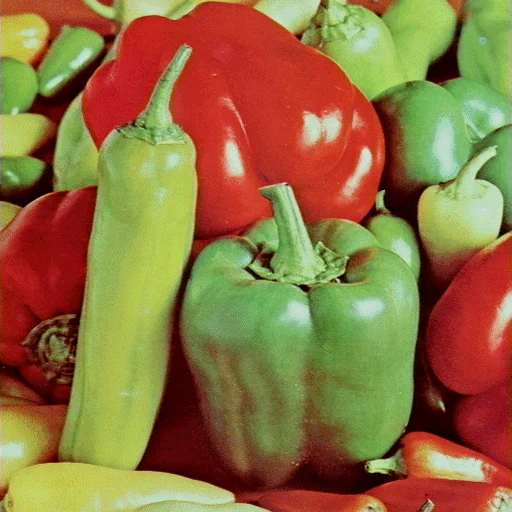
#> input picture images/Poivrons.jpeg, 512 x 512 px
$ python segmentation_auto.py
#> lines starting #> are read from the running program, lines starting #| are printed output that depends on the picture; after the words box and inside, x2 and y2 are one past the last pixel; in counts of white or black regions, pixels touching at a corner belong together
### segmentation_naive.py
import numpy as np
import matplotlib.pyplot as plt
from PIL import Image

IMAGE = "images/Poivrons.jpeg"
Q = 360        # nombre de classes de l'histogramme de teinte (1 classe = 1 degré)
SEUIL = 0.05   # écart maximal toléré (en fraction des pixels du morceau) pour dire "unimodal"
LARGEUR = 4    # largeur des classes des histogrammes de saturation et d'intensité
               # (S va de 0 à environ 208, I de 0 à 255 ; l'article ne précise pas ce choix).
               # Avec LARGEUR = 1, l'histogramme de saturation de Poivrons.jpeg est "en peigne"
               # (valeurs RGB irrégulières dans l'image) et on trouve beaucoup trop de modes.


# ==========================================================================
# 1. Passage de RGB à HSI
# ==========================================================================
def rgb_vers_hsi(image):
    # Formules de l'article :
    #   I = (R + G + B) / 3
    #   S = distance du point (R, G, B) à l'axe des gris
    #   H = angle autour de l'axe des gris
    # L'article écrit H avec arccos, qui ne donne qu'un angle entre 0 et 180 degrés.
    # On utilise arctan2 pour avoir le cercle entier (rouge = 0, vert = 120, bleu = 240).
    rgb = image.astype(np.float64)
    R, G, B = rgb[..., 0], rgb[..., 1], rgb[..., 2]
    I = (R + G + B) / 3
    S = np.sqrt((R - I) ** 2 + (G - I) ** 2 + (B - I) ** 2)
    H = np.degrees(np.arctan2(np.sqrt(3) * (G - B), 2 * R - G - B)) % 360
    return H, S, I


def pixels_colores(S, Q=Q):
    # Cylindre des gris de l'article : à la distance S de l'axe des gris, il y a au plus
    # 2*pi*S couleurs sur le cercle. Pour pouvoir découper la teinte en Q classes il faut
    # donc S > Q / (2*pi) (= 57,3 pour Q = 360). En dessous, la teinte n'a pas de sens.
    return S > Q / (2 * np.pi)


# ==========================================================================
# 2. Pool Adjacent Violators (estimateur de Grenander)
# ==========================================================================
def pav_decroissant(h):
    # Meilleure approximation décroissante de h.
    # On parcourt h de gauche à droite avec une pile de "blocs" (valeur, taille).
    # Si le dernier bloc est plus haut que celui d'avant, la décroissance est violée :
    # on fusionne les deux blocs et on prend leur moyenne. On recommence tant qu'il le faut.
    # Exemple : [5, 3, 4, 2] -> [5, 3.5, 3.5, 2]
    valeurs = []
    tailles = []
    for x in h:
        valeurs.append(float(x))
        tailles.append(1)
        while len(valeurs) > 1 and valeurs[-2] < valeurs[-1]:
            t = tailles[-2] + tailles[-1]
            v = (valeurs[-2] * tailles[-2] + valeurs[-1] * tailles[-1]) / t
            valeurs.pop()
            tailles.pop()
            valeurs[-1] = v
            tailles[-1] = t
    return np.repeat(valeurs, tailles)


def pav_croissant(h):
    # Même chose en croissant : on retourne h, on applique pav_decroissant, on retourne
    return pav_decroissant(np.asarray(h)[::-1])[::-1]


# [4 lines left out: function ajustement_unimodal, not called in this run]


def pics_candidats(h, nb=3):
    # Positions possibles du pic : les nb classes les plus hautes du morceau.
    # (l'article demande seulement qu'il EXISTE un c qui marche ; tester tous les c
    # serait trop long, et en pratique le bon c est près du maximum)
    return np.argsort(h)[::-1][:nb]


# ==========================================================================
# 3. Test d'unimodalité NAÏF (seuil réglé à la main)
# ==========================================================================
# [21 lines left out: functions ecart, est_unimodal_naif, not called in this run]


# ==========================================================================
# 4. Algorithme FTC (Fine To Coarse) de l'article
# ==========================================================================
def minima_locaux(h):
    # Indices des minima locaux de h (on prend le début et la fin des plateaux)
    m = []
    for i in range(1, len(h) - 1):
        if (h[i] < h[i - 1] and h[i] <= h[i + 1]) or (h[i] <= h[i - 1] and h[i] < h[i + 1]):
            m.append(i)
    return m


def ftc(h, est_unimodal, graine=0):
    # Entrée : histogramme h (L classes) et une fonction de test d'unimodalité.
    # Sortie : liste des bornes [0, b1, b2, ..., L] ; le morceau k est h[bornes[k]:bornes[k+1]].
    #
    # 1. On part de la segmentation la plus fine : tous les minima locaux + les deux bouts.
    # 2. On choisit au hasard deux morceaux voisins ; si leur union est unimodale, on les
    #    fusionne. On recommence jusqu'à ce qu'aucune paire ne puisse être fusionnée.
    # 3. Même chose avec des unions de j = 3, 4, ... morceaux voisins.
    #    (petite différence avec l'article : après une fusion à j >= 3, on revient à j = 2,
    #    pour être sûr que plus aucune union de morceaux voisins n'est unimodale)
    h = np.asarray(h, dtype=np.float64)
    L = len(h)
    bornes = [0] + minima_locaux(h) + [L]
    hasard = np.random.default_rng(graine)

    j = 2
    while j <= len(bornes) - 1:  # len(bornes) - 1 = nombre de morceaux
        fusion = False
        debuts = np.arange(len(bornes) - j)  # union des morceaux k, k+1, ..., k+j-1
        hasard.shuffle(debuts)
        for k in debuts:
            a, b = bornes[k], bornes[k + j]
            if est_unimodal(h[a:b]):
                bornes = bornes[:k + 1] + bornes[k + j:]  # on enlève les bornes intérieures
                fusion = True
                break
        if fusion:
            j = 2
        else:
            j += 1
    return bornes


def etiqueter(classes, bornes):
    # Numéro du morceau de chaque valeur : classes dans [bornes[k], bornes[k+1][ -> k
    return np.searchsorted(bornes, classes, side="right") - 1


def ftc_circulaire(h, est_unimodal):
    # L'histogramme de teinte est circulaire (359 degrés est à côté de 0 degré).
    # Astuce simple : on "coupe" le cercle à l'endroit où l'histogramme est le plus bas
    # (il n'y a sûrement pas de mode à cet endroit), on fait tourner h pour que cette
    # classe soit au début, et on applique le FTC normal.
    decalage = int(np.argmin(h))
    bornes = ftc(np.roll(h, -decalage), est_unimodal)
    return bornes, decalage


# ==========================================================================
# 5. Palette hiérarchique : teinte -> saturation -> intensité (algorithme ACoPa)
# ==========================================================================
def palette_acopa(image, est_unimodal, afficher=True, largeur=LARGEUR):
    # Renvoie :
    #   graines   : couleur moyenne (RGB) de chaque groupe final -> centres de départ de K-means
    #   effectifs : nombre de pixels de chaque groupe
    #   niveaux   : couleurs obtenues après la teinte, après la saturation, après l'intensité
    #               (pour dessiner la "palette hiérarchique" comme la figure 4(e) de l'article)
    #   infos     : histogramme de teinte et ses bornes (pour les figures)
    pixels = image.reshape(-1, 3).astype(np.float64)
    H, S, I = rgb_vers_hsi(image)
    H, S, I = H.ravel(), S.ravel(), I.ravel()

    classe_H = np.floor(H * Q / 360).astype(int) % Q
    NB_S = int(210 // largeur) + 1
    NB_I = int(256 // largeur) + 1
    classe_S = np.floor(S / largeur).astype(int)
    classe_I = np.floor(I / largeur).astype(int)

    # Étape 1 : FTC sur l'histogramme de teinte des pixels colorés
    colores = pixels_colores(S)
    h_teinte = np.bincount(classe_H[colores], minlength=Q)
    bornes_H, decalage = ftc_circulaire(h_teinte, est_unimodal)

    # Étape 2 : TOUS les pixels (gris compris) sont rattachés à un intervalle de teinte
    groupe_H = etiqueter((classe_H - decalage) % Q, bornes_H)

    graines, effectifs = [], []
    niveaux = {"teinte": [], "saturation": [], "intensite": []}
    for i in range(len(bornes_H) - 1):
        dans_i = groupe_H == i
        if dans_i.sum() == 0:
            continue
        niveaux["teinte"].append(pixels[dans_i].mean(axis=0))

        # Étape 3 : FTC sur l'histogramme de saturation des pixels de ce mode de teinte
        h_sat = np.bincount(classe_S[dans_i], minlength=NB_S)
        bornes_S = ftc(h_sat, est_unimodal)
        groupe_S = etiqueter(classe_S, bornes_S)

        for j in range(len(bornes_S) - 1):
            dans_ij = dans_i & (groupe_S == j)
            if dans_ij.sum() == 0:
                continue
            niveaux["saturation"].append(pixels[dans_ij].mean(axis=0))

            # Étape 4 : FTC sur l'histogramme d'intensité
            h_int = np.bincount(classe_I[dans_ij], minlength=NB_I)
            bornes_I = ftc(h_int, est_unimodal)
            groupe_I = etiqueter(classe_I, bornes_I)

            for k in range(len(bornes_I) - 1):
                dans_ijk = dans_ij & (groupe_I == k)
                if dans_ijk.sum() == 0:
                    continue
                couleur = pixels[dans_ijk].mean(axis=0)
                niveaux["intensite"].append(couleur)
                graines.append(couleur)
                effectifs.append(int(dans_ijk.sum()))

    if afficher:
        print(f"{len(bornes_H) - 1} modes de teinte, {len(niveaux['saturation'])} après la saturation, "
              f"{len(graines)} après l'intensité")
    infos = {"h_teinte": h_teinte, "bornes_H": bornes_H, "decalage": decalage}
    return np.array(graines), np.array(effectifs), niveaux, infos


# ==========================================================================
# 6. Affichages
# ==========================================================================
def afficher_segmentation_teinte(h_teinte, bornes, decalage, titre=""):
    # Histogramme de teinte en noir + bornes trouvées par le FTC en rouge
    plt.figure(figsize=(10, 3))
    plt.bar(np.arange(len(h_teinte)), h_teinte, width=1.0, color="black")
    for b in bornes[1:-1]:
        plt.axvline((b + decalage) % len(h_teinte), color="red", linestyle="--")
    plt.axvline(decalage, color="red", linestyle=":")  # endroit où on a coupé le cercle
    plt.xlabel("Teinte (degrés)")
    plt.ylabel("Nombre de pixels")
    plt.title(titre)
    plt.tight_layout()


def afficher_palette_hierarchique(niveaux, titre=""):
    # Une ligne par étape (teinte, saturation, intensité), comme la figure 4(e) de l'article
    fig, axes = plt.subplots(3, 1, figsize=(10, 2.4))
    for ax, nom in zip(axes, ["teinte", "saturation", "intensite"]):
        couleurs = np.array(niveaux[nom]) / 255
        ax.imshow(couleurs[None, :, :], aspect="auto")
        ax.set_yticks([])
        ax.set_xticks([])
        ax.set_ylabel(f"{nom}\n({len(couleurs)})", rotation=0, ha="right", va="center", fontsize=8)
    fig.suptitle(titre)
    fig.tight_layout()


# [13 lines left out: function petits_tests, not called in this run]


# [8 lines that do not run on import are left out]

### kmeans_rapide.py
import sys
import time
import numpy as np
from PIL import Image

# Même algorithme que k-means-iterated.py, mais sans boucles sur les pixels :
# NumPy traite tous les pixels d'un coup, on ne boucle que sur les K centres.

IMAGE_PATH = "images/Poivrons.jpeg"
K = 12
SEUIL = 0.5      # on s'arrête quand aucun centre ne bouge de plus de 0,5
MAX_ITER = 100   # sécurité si ça ne converge pas


# [5 lines left out: function centres_initiaux, not called in this run]


def centres_aleatoires(pixels, k, graine=0):
    # Même chose que centres_initiaux, mais accepte aussi une image (h, w, 3)
    return centres_initiaux(pixels.reshape(-1, 3), k, graine)


def attribuer(pixels, centres):
    # Tableau (nb_pixels, K) : distance au carré de chaque pixel à chaque centre
    distances = np.zeros((len(pixels), len(centres)))
    for k in range(len(centres)):
        distances[:, k] = ((pixels - centres[k]) ** 2).sum(axis=1)
    # Pour chaque pixel, numéro du centre le plus proche
    return distances.argmin(axis=1)


def centre_le_plus_proche(pixels, centres):
    # Autre nom pour attribuer (utilisé par popularite.py)
    return attribuer(pixels, centres)


def kmeans(pixels, centres, seuil=SEUIL, max_iter=MAX_ITER, afficher=True):
    # pixels : tableau (nb_pixels, 3) ou image (h, w, 3), centres : tableau (K, 3)
    # Si on donne une image, les labels sont rendus sous forme d'image (h, w)
    forme = pixels.shape[:-1]
    pixels = pixels.reshape(-1, 3).astype(np.float64)
    centres = centres.astype(np.float64)

    for iteration in range(1, max_iter + 1):
        # 1. Chaque pixel va vers son centre le plus proche
        labels = attribuer(pixels, centres)

        # 2. Chaque centre devient la moyenne de ses pixels
        nouveaux_centres = centres.copy()
        for k in range(len(centres)):
            groupe = pixels[labels == k]
            if len(groupe) > 0:
                nouveaux_centres[k] = groupe.mean(axis=0)
            else:
                if afficher:
                    print(f"Groupe {k} n'a aucun pixel associé")

        # 3. De combien le centre qui a le plus bougé s'est-il déplacé ?
        deplacement = np.linalg.norm(nouveaux_centres - centres, axis=1).max()
        centres = nouveaux_centres
        if afficher:
            print(f"iteration {iteration} : déplacement max = {deplacement:.2f}")

        # 4. Arrêt quand les centres ne bougent presque plus
        if deplacement < seuil:
            break

    # Labels recalculés avec les centres finaux
    return centres, attribuer(pixels, centres).reshape(forme)


def image_depuis_labels(centres, labels):
    # Chaque pixel prend la couleur de son centre -> image (h, w, 3) en uint8
    return centres[labels].round().clip(0, 255).astype(np.uint8)


# [7 lines left out: function quantifier, not called in this run]


# [15 lines that do not run on import are left out]

### segmentation_auto.py
import numpy as np
import matplotlib.pyplot as plt
from PIL import Image
from skimage.color import rgb2lab

from segmentation_naive import (pav_croissant, pav_decroissant, pics_candidats, ftc,
                                palette_acopa, afficher_segmentation_teinte,
                                afficher_palette_hierarchique)
from kmeans_rapide import kmeans, image_depuis_labels

IMAGE = "images/Poivrons.jpeg"
EPSILON = 1.0   # nombre de fausses alarmes accepté (valeur de [10])


# ==========================================================================
# 1. Test a contrario : "h suit-il la loi p ?"
# ==========================================================================
def entropie_relative(r, p):
    # H(r, p) = r log(r/p) + (1-r) log((1-r)/(1-p)), avec la convention 0 log 0 = 0
    # C'est la "distance" entre une proportion observée r et une proportion attendue p.
    petit = 1e-12
    p = np.clip(p, petit, 1 - petit)
    terme1 = np.where(r > 0, r * np.log(np.maximum(r, petit) / p), 0)
    terme2 = np.where(r < 1, (1 - r) * np.log(np.maximum(1 - r, petit) / (1 - p)), 0)
    return terme1 + terme2


def suit_la_loi(h, loi, L_total):
    # h : histogramme observé (N pixels), loi : histogramme attendu (même masse N).
    # Pour chaque intervalle [a, b], on compare la proportion observée r(a,b) à la
    # proportion attendue p(a,b). Sous l'hypothèse "h suit la loi", le nombre de pixels
    # dans [a, b] suit une loi binomiale B(N, p(a,b)). La probabilité d'observer un écart
    # aussi grand est majorée par exp(-N H(r, p)) (borne de Hoeffding).
    # On teste tous les intervalles, donc on multiplie par leur nombre L(L+1)/2 :
    #     NFA([a,b]) = L(L+1)/2 * exp(-N H(r(a,b), p(a,b)))
    # Si NFA < EPSILON pour au moins un intervalle, on rejette l'hypothèse.
    # Autrement dit on rejette si   H(r, p) > log(L(L+1) / (2 EPSILON)) / N.
    N = h.sum()
    if N == 0:
        return True
    # Sommes cumulées : nombre de pixels dans [a, b] = cumul[b+1] - cumul[a]
    cumul_h = np.concatenate([[0], np.cumsum(h)]) / N
    cumul_loi = np.concatenate([[0], np.cumsum(loi)]) / N
    r = cumul_h[None, 1:] - cumul_h[:-1, None]      # r[a, b] (on ne garde que b >= a)
    p = cumul_loi[None, 1:] - cumul_loi[:-1, None]
    triangle = np.triu(np.ones((len(h), len(h)), dtype=bool))
    H = entropie_relative(np.clip(r[triangle], 0, 1), p[triangle])
    seuil = np.log(L_total * (L_total + 1) / (2 * EPSILON)) / N
    return not np.any(H > seuil)


# ==========================================================================
# 2. Hypothèses croissante, décroissante, unimodale (définitions 1 et 2 de l'article)
# ==========================================================================
def suit_hypothese_croissante(h, L_total):
    # h suit l'hypothèse croissante si le test accepte la loi donnée par son
    # estimateur de Grenander croissant (calculé par PAV)
    return suit_la_loi(h, pav_croissant(h), L_total)


def suit_hypothese_decroissante(h, L_total):
    return suit_la_loi(h, pav_decroissant(h), L_total)


def fabrique_test_unimodal(L_total):
    # On fabrique la fonction de test pour un histogramme de L_total classes
    # (L_total sert dans le nombre d'intervalles testés)
    def est_unimodal_auto(h):
        h = np.asarray(h, dtype=np.float64)
        if len(h) < 3 or h.sum() == 0:
            return True
        # Unimodal sur [a, b] s'il existe un pic c tel que h soit croissant sur [a, c]
        # et décroissant sur [c, b] (au sens du test). On essaie les pics les plus hauts.
        for c in pics_candidats(h):
            if suit_hypothese_croissante(h[:c + 1], L_total) and suit_hypothese_decroissante(h[c:], L_total):
                return True
        return False
    return est_unimodal_auto


# palette_acopa appelle est_unimodal(h) sans donner la taille de l'histogramme complet.
# On prend donc L_total = 360 (le plus grand histogramme, celui de la teinte) pour tous
# les niveaux : c'est un peu plus sévère pour la saturation (210 classes) et l'intensité
# (256 classes), mais ça reste simple.
est_unimodal_auto = fabrique_test_unimodal(360)


# ==========================================================================
# 3. K-means initialisé avec les graines d'ACoPa (annexe A), en RGB ou en Lab
# ==========================================================================
def acopa_kmeans(image, graines, espace="RGB"):
    # Renvoie l'image quantifiée et la palette finale (couleurs RGB moyennes des groupes)
    h, w, _ = image.shape
    pixels = image.reshape(-1, 3).astype(np.float64)
    if espace == "Lab":
        # En Lab, les distances euclidiennes sont proches des différences perçues par l'oeil
        pixels_travail = rgb2lab(image / 255.0).reshape(-1, 3)
        graines_travail = rgb2lab(graines[None, :, :] / 255.0)[0]
    else:
        pixels_travail = pixels
        graines_travail = graines
    # Seuil d'arrêt 1 comme dans l'annexe A
    _, labels = kmeans(pixels_travail, graines_travail, seuil=1.0, afficher=False)
    # Palette finale = couleur RGB moyenne de chaque groupe (comme dans l'article)
    palette = []
    for k in range(len(graines)):
        if np.any(labels == k):
            palette.append(pixels[labels == k].mean(axis=0))
        else:
            palette.append(graines[k])  # groupe vide : on garde la graine
    palette = np.array(palette)
    return image_depuis_labels(palette, labels).reshape(h, w, 3), palette


def acopa_complet(image, espace="Lab", afficher=True):
    # Tout l'algorithme : palette hiérarchique automatique puis K-means
    graines, effectifs, niveaux, infos = palette_acopa(image, est_unimodal_auto, afficher)
    resultat, palette = acopa_kmeans(image, graines, espace)
    return resultat, palette, graines, niveaux, infos


def petits_tests():
    x = np.arange(100)
    une_bosse = np.round(1000 * np.exp(-(x - 50) ** 2 / 50))
    deux_bosses = une_bosse + np.round(1000 * np.exp(-(x - 15) ** 2 / 20))
    assert est_unimodal_auto(une_bosse) and not est_unimodal_auto(deux_bosses)
    # Une très petite bosse (30 pixels) à côté d'une grosse (environ 12 000 pixels)
    # doit être gardée : c'est le cas de la coccinelle dans l'article
    petite = une_bosse + np.round(30 * np.exp(-(x - 85) ** 2 / 2))
    assert len(ftc(petite, est_unimodal_auto)) - 1 == 2
    print("Petits tests : OK")


if __name__ == "__main__":
    petits_tests()
    image = np.array(Image.open(IMAGE).convert("RGB"))
#> image is the input picture: shape (512, 512, 3); mean R, G, B 143.8, 112.6, 63.3
    resultat, palette, graines, niveaux, infos = acopa_complet(image, "Lab")
#> in rgb_vers_hsi, `R, G, B = rgb[..., 0], rgb[..., 1], rgb[..., 2]`:
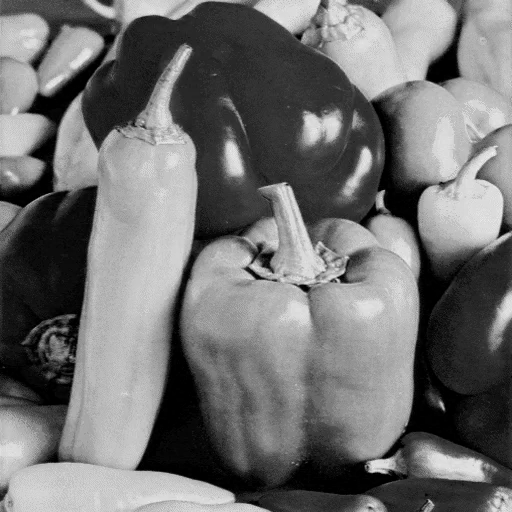
#> G: shape (512, 512) float64; min 0, max 243, mean 112.6
#> in rgb_vers_hsi, `R, G, B = rgb[..., 0], rgb[..., 1], rgb[..., 2]`:
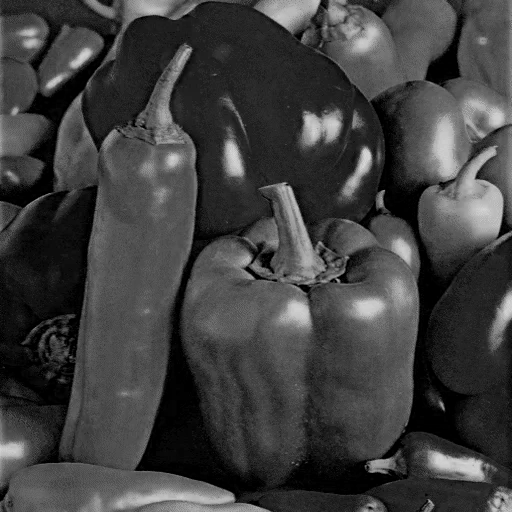
#> B: shape (512, 512) float64; min 0, max 217, mean 63.3
#> in rgb_vers_hsi, `I = (R + G + B) / 3`:
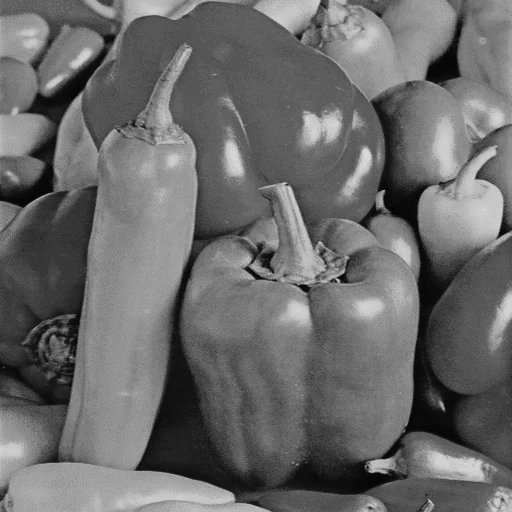
#> I: shape (512, 512) float64; min 0, max 222, mean 106.6
#> in rgb_vers_hsi, `S = np.sqrt((R - I) ** 2 + (G - I) ** 2 + (B - I) ** 2)`:
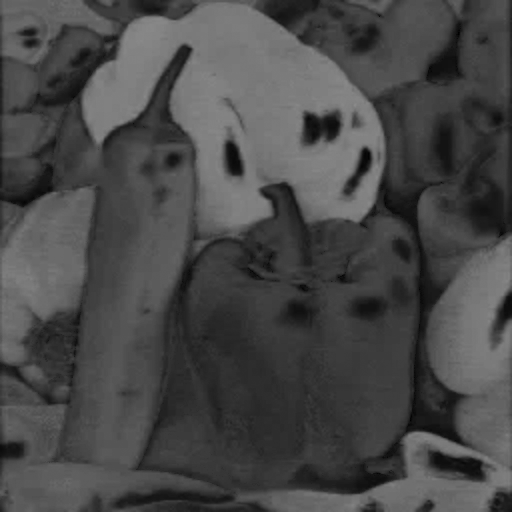
#> S: shape (512, 512) float64; min 0, max 138.3, mean 73.6
#> in rgb_vers_hsi, `H = np.degrees(np.arctan2(np.sqrt(3) * (G - B), 2 * R - G - B)) % 360`:
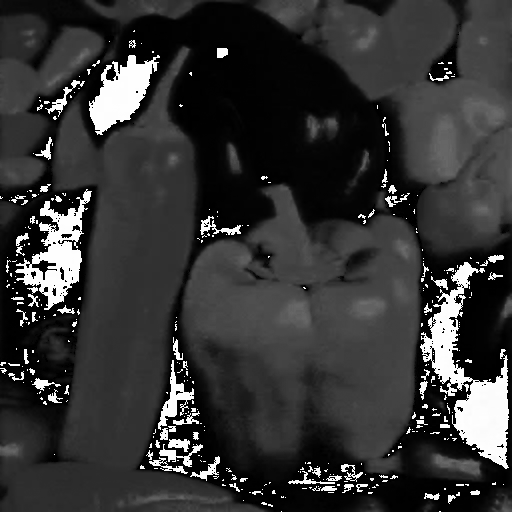
#> H: shape (512, 512) float64; min 0, max 359.7, mean 74.3; drawn with min black and max white
#> in palette_acopa, `h_teinte = np.bincount(classe_H[colores], minlength=Q)`: h_teinte = 360 values, max 9071 at index 0, min 0 at index 118, mean 477.5
#> in ftc_circulaire, `decalage = int(np.argmin(h))`: decalage = 118
#> the loop in ftc (call 2), `while j <= len(bornes) - 1:` made 29 passes
#> the loop in palette_acopa, `for i in range(len(bornes_H) - 1):` made 10 passes
#> pass 1, in suit_la_loi (call 302), `triangle = np.triu(np.ones((len(h), len(h)), dtype=bool))`:
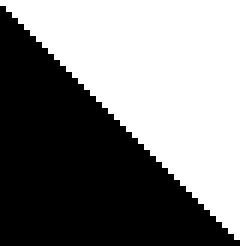
#> triangle: shape (41, 41) bool (shown 6 times larger); 51.2% white; 1 black region, box (x1, y1, x2, y2) and area: (0, 1, 40, 41) 820
#> pass 1, in suit_la_loi (call 318), `r = cumul_h[None, 1:] - cumul_h[:-1, None]`:
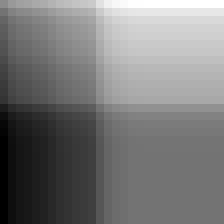
#> r: shape (28, 28) float64 (shown 8 times larger); min -0.833, max 1, mean 0.0357; drawn with min black and max white
#| 10 modes de teinte, 20 après la saturation, 43 après l'intensité
#> (the rest of the program and of its run is left out)
